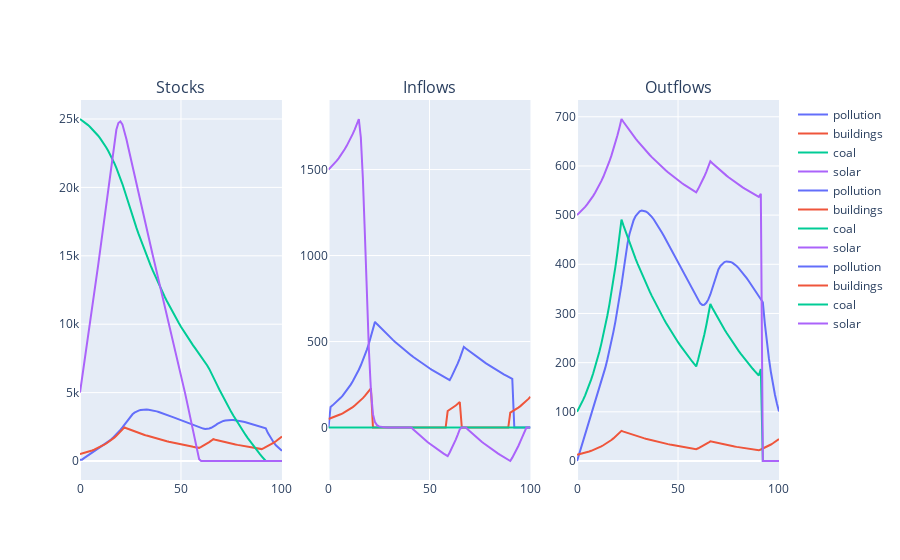

Notebook code cell kept with this figure:
### Code cell
c = Model()
c.pollution_lim = True
c.sensitivity = True
c.constants["delb-"] = a.constants["delb-"]*0.5
c.run_sim(time_steps=101)
c.plot_sim()
